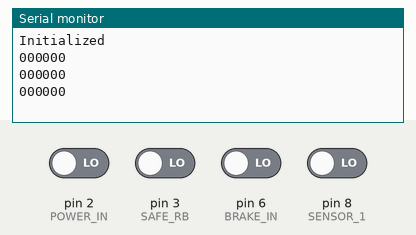
Recording of a sketch running on a simulated Arduino Uno, built with avr-gcc and run on an emulated ATmega328P. On the bench: the last lines printed to the serial monitor. The inputs (shaded band) are chosen by the test bench; at power-on: pin 2 (POWER_IN), pin 3 (SAFE_RB), pin 6 (BRAKE_IN), pin 8 (SENSOR_1) LOW.

Above: at 2.8 s.
2.9 s: pin 2 (POWER_IN) driven HIGH
At 3.8 s:
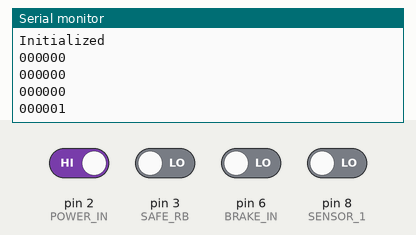
4.4 s: pin 3 (SAFE_RB) driven HIGH
At 5.7 s:
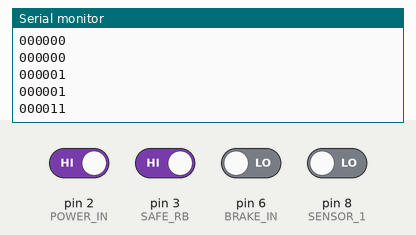
5.9 s: pin 6 (BRAKE_IN) driven HIGH
At 6.5 s:
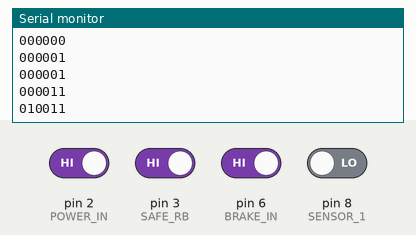
7.4 s: pin 8 (SENSOR_1) driven HIGH
At 8.7 s:
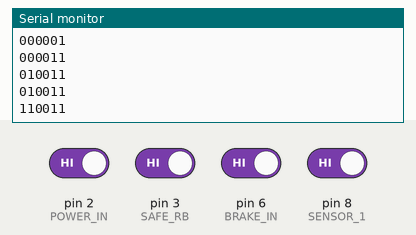
8.9 s: pin 2 (POWER_IN) driven LOW
At 9.8 s:
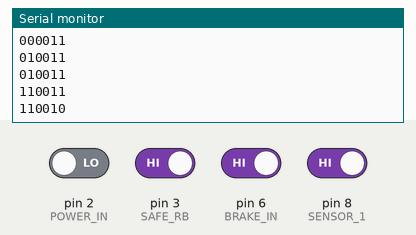
10.4 s: pin 3 (SAFE_RB) driven LOW
At 11.7 s:
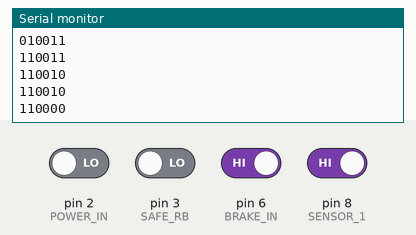
Timing chart, 0 to 12.9 s (numbered marks = the images above; inputs shaded):
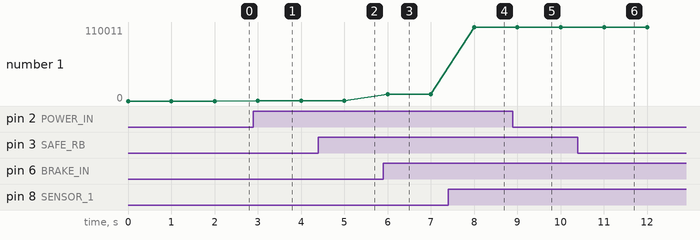

The sketch:

EstopMotherboardtest.ino
```cpp
#include "EstopMotherboardtest.h"

void setup() {
    pinMode(SENSOR_1, INPUT);
    pinMode(BRAKE_IN, INPUT);
    pinMode(STEERING_IN, INPUT);
    pinMode(DRIVE_IN, INPUT);
    pinMode(SAFE_RB, INPUT);
    pinMode(POWER_IN, INPUT);

    Serial.begin(115200);
    Serial.println("Initialized");
}

void loop() {
  // put your main code here, to run repeatedly:
  Serial.print(digitalRead(SENSOR_1));
  Serial.print(digitalRead(BRAKE_IN));
  Serial.print(digitalRead(STEERING_IN));
  Serial.print(digitalRead(DRIVE_IN));
  Serial.print(digitalRead(SAFE_RB));
  Serial.println(digitalRead(POWER_IN));
  delay(1000);
}
```

EstopMotherboardtest.h
```cpp
#define SAFE_RB 3
#define POWER_IN 2
#define BRAKE_IN 6
#define STEERING_IN 1 //drive_en_in since switched
#define DRIVE_IN 0  //steering_en_in since switched

#define STEERING_EN 9  //drive_en_in since switched
#define DRIVE_EN 10  //steering_en_in since switched

#define SENSOR_1 8
#define SENSOR_2 12

#define STACK_G A1 //Br
#define STACK_Y A0 //Bs
#define STACK_R A2 //W

#define INT 7
#define ETH_RST 13
#define ETH_CS_PIN 11

#define LED1 4

//States for state machine
#define GO 0
#define STOP 1
#define LIMITED 2

//Easy names for light states
#define OFF 0
#define ON 1
#define BLINK 2

#define BLINK_PERIOD_MS 500
```

Measured:
- after the input at 2.9 s, the serial monitor: prints a new line after 0.10 s (image 1)
- after the input at 4.4 s, the serial monitor: prints a new line after 0.60 s (image 2)
- after the input at 5.9 s, the serial monitor: prints a new line after 0.10 s (image 3)
- after the input at 7.4 s, the serial monitor: prints a new line after 0.60 s (image 4)
- after the input at 8.9 s, the serial monitor: prints a new line after 0.10 s (image 5)
- after the input at 10.4 s, the serial monitor: prints a new line after 0.61 s (image 6)
- plotted number 1: 0 → 1 after the input at 2.9 s, 1 → 11 after the input at 4.4 s, 11 → 10011 after the input at 5.9 s, 10011 → 110011 after the input at 7.4 s, 110011 → 110010 after the input at 8.9 s
